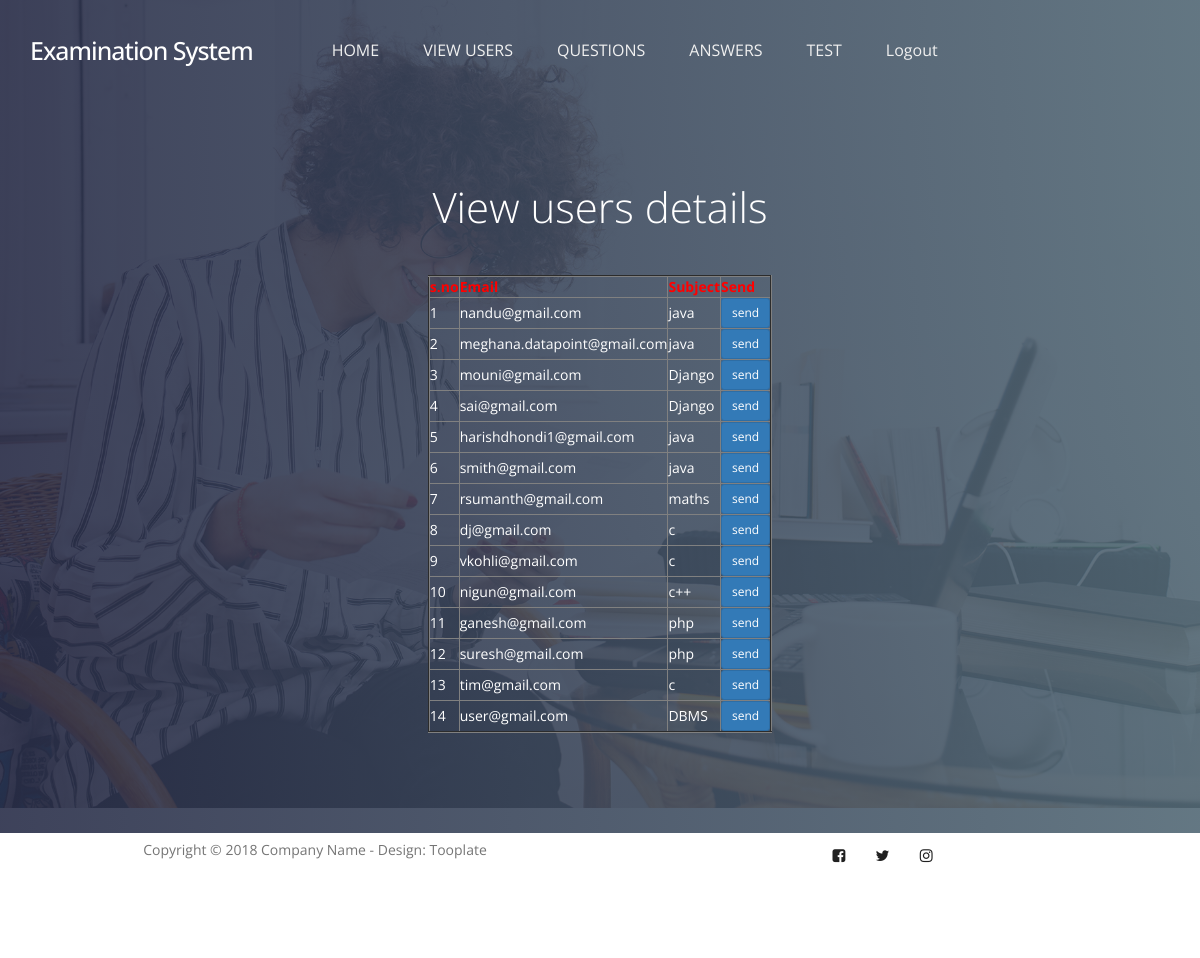
Page /userresult/ on the committed database.
### user/models.py (models this page shows, shortened)
class UserTestModel(models.Model):
    subject = models.CharField(max_length=50, default="", editable=True)
    email = models.CharField(max_length=500, default="", editable=True, unique=True)
    question1 = models.CharField(max_length=500, default="", editable=True)
    answer1 = models.CharField(max_length=500, default="", editable=True)
    question2 = models.CharField(max_length=500, default="", editable=True)
    answer2 = models.CharField(max_length=500, default="", editable=True)
    question3 = models.CharField(max_length=500, default="", editable=True)
    answer3 = models.CharField(max_length=500, default="", editable=True)
    question4 = models.CharField(max_length=500, default="", editable=True)
    answer4 = models.CharField(max_length=500, default="", editable=True)
    question5 = models.CharField(max_length=500, default="", editable=True)
    answer5 = models.CharField(max_length=500, default="", editable=True)
    question6 = models.CharField(max_length=500, default="", editable=True)
    answer6 = models.CharField(max_length=500, default="", editable=True)
    question7 = models.CharField(max_length=500, default="", editable=True)
    answer7 = models.CharField(max_length=500, default="", editable=True)
    question8 = models.CharField(max_length=500, default="", editable=True)
    answer8 = models.CharField(max_length=500, default="", editable=True)
    question9 = models.CharField(max_length=500, default="", editable=True)
    answer9 = models.CharField(max_length=500, default="", editable=True)
    question10 = models.CharField(max_length=500, default="", editable=True)
    answer10 = models.CharField(max_length=500, default="", editable=True)
    class Meta:
        db_table="UserTestTable"

### examination/views.py (the view)
# urls.py: path('userresult/', examination.userresult, name='userresult'),
def userresult(request):
    object = UserTestModel.objects.all()
    return render(request, "examination/examdata.html", {"object": object})

### assets/templates/examination/examdata.html
{% extends 'examinationbase.html' %}
{% load static %}
{% block contents %}
<section id="home" data-stellar-background-ratio="0.5">
          <div class="overlay"></div>
          <div class="container">
               <div class="row">
                    <div class="col-md-offset-3 col-md-6 col-sm-12">
                         <div class="home-info">
                              <h1 style="color:white">View users details </h1>
                            <center><table border="2px solid blue" align="center">
                                  <tr><th style="color:red">s.no</th>
                                    <th style="color:red">Email</th>
                                    <th style="color:red">Subject</th>
                                    <th style="color:red">Send</th>
                                  </tr>
                              {% for x in object %}
                                  <tr style="color:white">
                                    <td>{{forloop.counter}}</td>
                                    <td>{{x.email}}</td>
                                    <td>{{x.subject}}</td>
                                      <td style="color:brown"><a href="/examresult/?pid={{ x.id }}&email={{x.email}}&subject={{x.subject}}" class="btn btn-primary btn-sm">send</a></td>
                                    </tr>
                                     {% endfor %}
                            </table></center>
                         </div>
                    </div>
               </div>
          </div>
     </section>
{% endblock %}

### assets/static/css/tooplate-style.css (style rules this page uses)
body { font-family: 'Open Sans', sans-serif; overflow-x: hidden; background: #f9f9f9; }
h1,h2,h3,h4,h5,h6 { font-weight: 300; line-height: normal; }
h1 { font-size: 3em; }
html { -webkit-font-smoothing: antialiased; }
a { color: #202020; text-decoration: none !important; }
a, input, button, .form-control { -webkit-transition: 0.5s; transition: 0.5s; }
section { position: relative; padding: 100px 0; }
.overlay { background: #536976; background: -webkit-linear-gradient(to right, #292E49, #536976); background: linear-gradient(to right, #292E49, #536976); opacity: 0.9; position: absolute; top: 0; right: 0; bottom: 0; left: 0; width: 100%; height: 100%; }
#home { background: url('../images/home-bg.jpg') no-repeat center center; background-size: cover; vertical-align: middle; display: -webkit-box; display: -webkit-flex; display: -ms-flexbox; display: flex; -webkit-box-align: center; -webkit-align-items: center; -ms-flex-align: center; align-items: center; min-height: 100vh; position: relative; padding-top: 12em; text-align: center; }
#home h1 { color: #ffffff; margin-top: 10px; margin-bottom: 40px; }
.home-info { margin-top: 7em; }
@media only screen and (max-width: 1200px) { .home-info { margin-top: 0; } }

### rows in the picture
UserTestModel: email "nandu@gmail.com", subject "java"
UserTestModel: email "meghana.datapoint@gmail.com", subject "java"
UserTestModel: email "mouni@gmail.com", subject "Django"
UserTestModel: email "sai@gmail.com", subject "Django"
UserTestModel: email "harishdhondi1@gmail.com", subject "java"
UserTestModel: email "smith@gmail.com", subject "java"
UserTestModel: email "rsumanth@gmail.com", subject "maths"
UserTestModel: email "dj@gmail.com", subject "c"
UserTestModel: email "vkohli@gmail.com", subject "c"
UserTestModel: email "nigun@gmail.com", subject "c++"
UserTestModel: email "ganesh@gmail.com", subject "php"
UserTestModel: email "suresh@gmail.com", subject "php"
UserTestModel: email "tim@gmail.com", subject "c"
UserTestModel: email "user@gmail.com", subject "DBMS"
